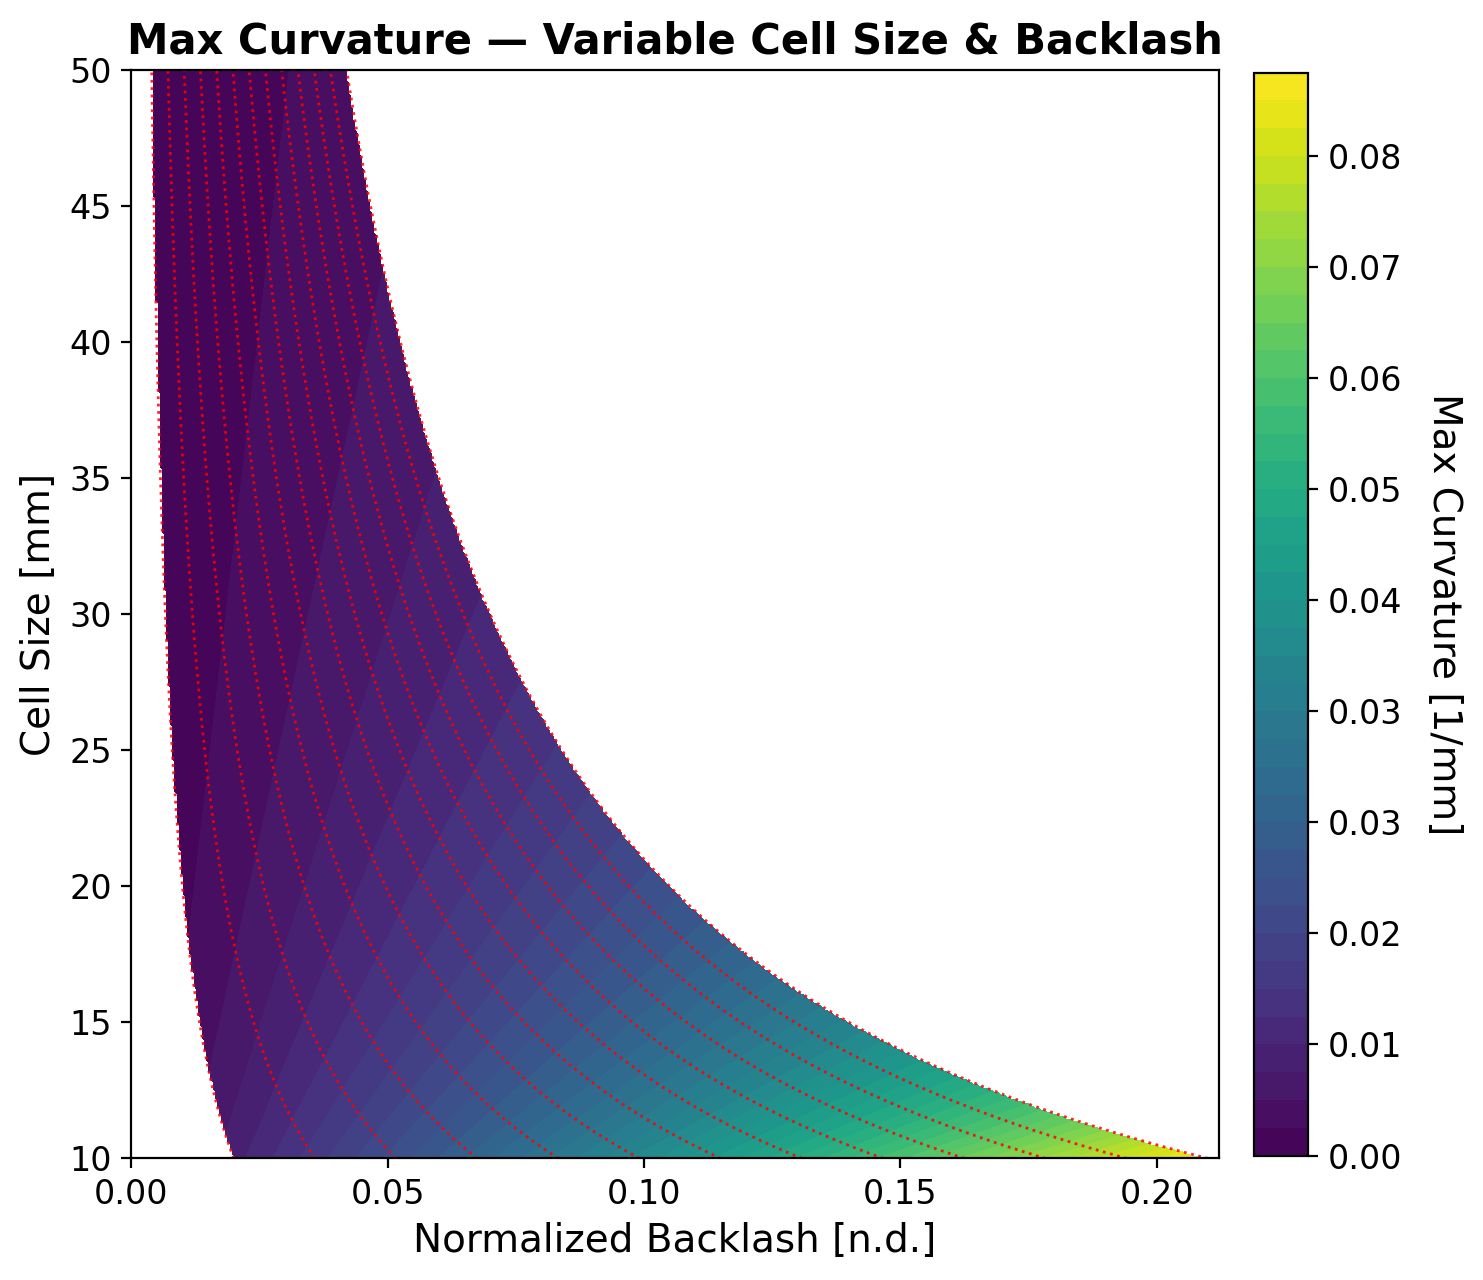

Write the Python code that produced this figure.
"""
Recreate: Max Curvature — Variable Cell Size & Backlash

Style matches the Die-off Distance figure:
  - contourf fill (no scatter dots)
  - red dotted lines for the original data curves
  - gray "no-data zone" where curvature = 0 / outside hull
  - viridis colormap
"""

from typing import Optional

import numpy as np
import matplotlib.pyplot as plt
import matplotlib.colors as mcolors
from scipy.interpolate import griddata


# ──────────────────────────────────────────────────────────────
# 1.  Curvature model  — swap your real formula in here
# ──────────────────────────────────────────────────────────────

def compute_max_curvature(
    normalized_backlash: np.ndarray,
    cell_size_mm: np.ndarray,
) -> np.ndarray:
    """κ [1/mm] = 4 · β_norm / L   (calibrated to match colorbar range)"""
    β = np.asarray(normalized_backlash, dtype=float)
    L = np.asarray(cell_size_mm,        dtype=float)
    return 4.0 * β / L


# ──────────────────────────────────────────────────────────────
# 2.  Sample the sparse design curves
# ──────────────────────────────────────────────────────────────

def sample_design_curves(
    n_curves:    int   = 13,
    abs_bl_min:  float = 0.20,
    abs_bl_max:  float = 2.10,
    cs_min:      float = 10.0,
    cs_max:      float = 50.0,
    n_per_curve: int   = 200,
) -> tuple:
    """
    Returns (bl_norm, cell_size, kappa) flat arrays for every
    sample on every constant-abs-backlash hyperbola.
    """
    abs_bl_vals = np.linspace(abs_bl_min, abs_bl_max, n_curves)
    cs_vals     = np.linspace(cs_min, cs_max, n_per_curve)

    bl_parts, cs_parts, k_parts = [], [], []
    for abs_bl in abs_bl_vals:
        bl = abs_bl / cs_vals
        κ  = compute_max_curvature(bl, cs_vals)
        bl_parts.append(bl)
        cs_parts.append(cs_vals.copy())
        k_parts.append(κ)

    return (
        np.concatenate(bl_parts),
        np.concatenate(cs_parts),
        np.concatenate(k_parts),
    )


# ──────────────────────────────────────────────────────────────
# 3.  Interpolate onto a regular grid
# ──────────────────────────────────────────────────────────────

def build_grid(
    bl_known:    np.ndarray,
    cs_known:    np.ndarray,
    kappa_known: np.ndarray,
    abs_bl_min:  float = 0.20,
    abs_bl_max:  float = 2.10,
    n_grid:      int   = 500,
    method:      str   = "cubic",
) -> tuple:
    """
    Returns (BL, CS, KAPPA) meshgrids.
    Points outside the two bounding hyperbolas are forced to NaN
    so nothing is rendered outside the actual data region.
    """
    bl_grid = np.linspace(bl_known.min(), bl_known.max(), n_grid)
    cs_grid = np.linspace(cs_known.min(), cs_known.max(), n_grid)
    BL, CS  = np.meshgrid(bl_grid, cs_grid)

    KAPPA = griddata(
        points=(bl_known, cs_known),
        values=kappa_known,
        xi=(BL, CS),
        method=method,
        rescale=True,
    )

    # Mask anything outside the left (min) and right (max) bounding curves
    left_bound  = abs_bl_min / CS   # β_norm at the innermost curve
    right_bound = abs_bl_max / CS   # β_norm at the outermost curve
    outside = (BL < left_bound) | (BL > right_bound)
    KAPPA[outside] = np.nan

    return BL, CS, KAPPA


# ──────────────────────────────────────────────────────────────
# 4.  Main plot
# ──────────────────────────────────────────────────────────────

def plot_max_curvature(
    n_curves:      int            = 13,
    n_per_curve:   int            = 200,
    n_grid:        int            = 500,
    n_levels:      int            = 40,
    abs_bl_min:    float          = 0.20,
    abs_bl_max:    float          = 2.10,
    cs_min:        float          = 10.0,
    cs_max:        float          = 50.0,
    interp_method: str            = "cubic",
    cmap:          str            = "viridis",
    figsize:       tuple          = (7.5, 6.5),
    save_path:     Optional[str]  = None,
) -> tuple:
    """
    Full pipeline: sample → interpolate → contourf + red curve overlay.
    Only the region strictly between the bounding hyperbolas is rendered.
    """

    # ── Data ────────────────────────────────────────────────────
    bl_s, cs_s, κ_s = sample_design_curves(
        n_curves=n_curves, n_per_curve=n_per_curve,
        abs_bl_min=abs_bl_min, abs_bl_max=abs_bl_max,
        cs_min=cs_min, cs_max=cs_max,
    )
    BL, CS, KAPPA = build_grid(
        bl_s, cs_s, κ_s,
        abs_bl_min=abs_bl_min, abs_bl_max=abs_bl_max,
        n_grid=n_grid, method=interp_method,
    )

    vmin   = np.nanmin(KAPPA)
    vmax   = np.nanmax(KAPPA)
    levels = np.linspace(vmin, vmax, n_levels)

    # ── Figure ───────────────────────────────────────────────────
    fig, ax = plt.subplots(figsize=figsize)

    # Filled contours — NaN cells are simply transparent
    cf = ax.contourf(BL, CS, KAPPA,
                     levels=levels,
                     cmap=cmap,
                     extend="neither")

    # Red dotted lines — one per original design curve
    abs_bl_vals = np.linspace(abs_bl_min, abs_bl_max, n_curves)
    cs_line     = np.linspace(cs_min, cs_max, n_per_curve)
    for abs_bl in abs_bl_vals:
        bl_line = abs_bl / cs_line
        ax.plot(bl_line, cs_line,
                color="red", linestyle="dotted",
                linewidth=1.0, alpha=0.85)

    # ── Colorbar ─────────────────────────────────────────────────
    cbar = fig.colorbar(cf, ax=ax, fraction=0.046, pad=0.03)
    cbar.set_label("Max Curvature [1/mm]", rotation=270,
                   labelpad=22, fontsize=14)
    cbar.ax.tick_params(labelsize=12)
    cbar.ax.yaxis.set_major_formatter(plt.FormatStrFormatter("%.2f"))

    # ── Axes ─────────────────────────────────────────────────────
    ax.set_xlabel("Normalized Backlash [n.d.]", fontsize=14)
    ax.set_ylabel("Cell Size [mm]", fontsize=14)
    ax.set_title("Max Curvature — Variable Cell Size & Backlash",
                 fontsize=15, fontweight="bold")
    ax.tick_params(axis="both", labelsize=12)
    ax.xaxis.set_major_locator(plt.MaxNLocator(nbins=5))

    ax.set_xlim(0, bl_s.max() * 1.01)
    ax.set_ylim(cs_min, cs_max)

    for spine in ax.spines.values():
        spine.set_linewidth(0.8)

    plt.tight_layout()

    if save_path:
        fig.savefig(save_path, dpi=200, bbox_inches="tight")
        print(f"Saved → {save_path}")

    return fig, ax


# ──────────────────────────────────────────────────────────────
# 5.  Entry point
# ──────────────────────────────────────────────────────────────

if __name__ == "__main__":
    fig, ax = plot_max_curvature(
        n_curves=13,
        n_per_curve=200,
        n_grid=500,
        n_levels=40,
        interp_method="cubic",
        cmap="viridis",
        save_path="max_curvature.png",
    )
    plt.show()
